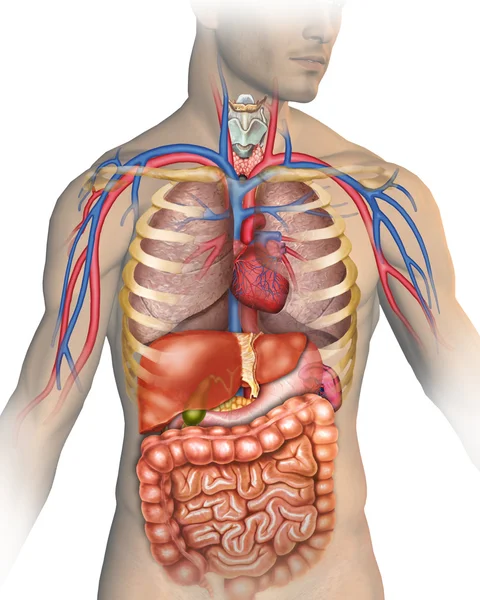
#> input picture ana.jpg, 480 x 600 px, found by its file name
$ python 'P2 ejercicio 3.py'
#> lines starting #> are read from the running program, lines starting #| are printed output that depends on the picture; after the words box and inside, x2 and y2 are one past the last pixel; in counts of white or black regions, pixels touching at a corner belong together
import cv2
import numpy as np

# Cargar imagen en color y en escala de grises
img_color = cv2.imread(r"C:\Users\Leyanet Piedra\Desktop\pdi lab\PDI\P2\ana.jpg")  # Imagen en formato BGR (color)
#> img_color is the input picture: shape (600, 480, 3); mean B, G, R 177.2, 186.7, 213

# Obtener dimensiones de la imagen
height, width, channels = img_color.shape  # Extrae altura, ancho y número de canales de la imagen
#> height = 600; width = 480; channels = 3
print(f'Dimensiones de la imagen: {width}x{height} con {channels} canales')
#| Dimensiones de la imagen: 480x600 con 3 canales

# Preprocesamiento: Convertir la imagen a escala de grises
img_gray = cv2.cvtColor(img_color, cv2.COLOR_BGR2GRAY)  # Asegura que la imagen está en escala de grises
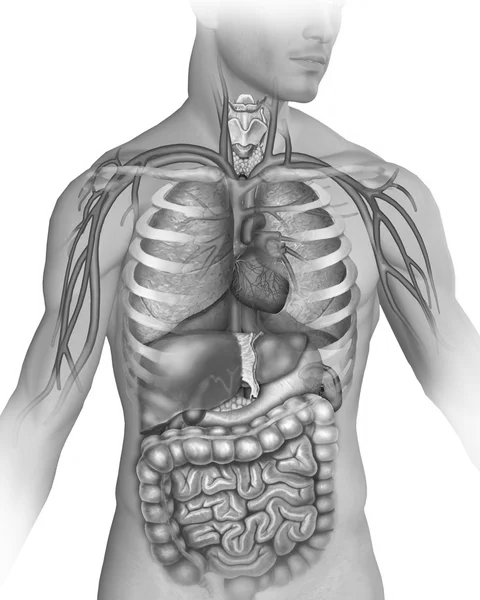
#> img_gray: shape (600, 480); min 14, max 255, mean 193.5

# Ajustar brillo y contraste (ecualización de histograma)
img_equalized = cv2.equalizeHist(img_gray)  # Aplica ecualización de histograma para mejorar el contraste
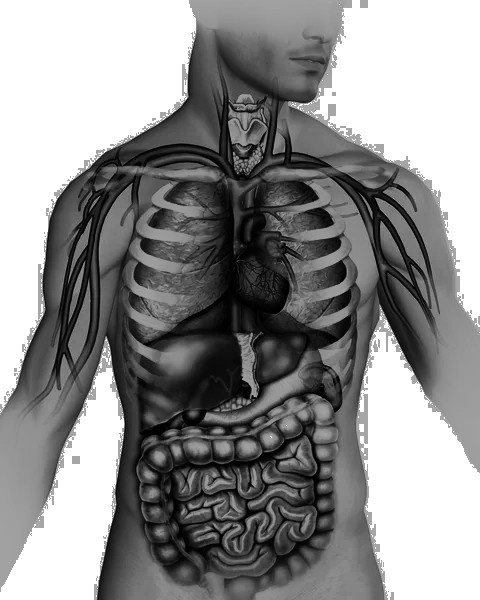
#> img_equalized: shape (600, 480); min 0, max 255, mean 143.3

# Segmentación: Aplicar umbralización
valor_umbral = 128  # Valor de umbral para binarización
_, img_bin = cv2.threshold(img_equalized, valor_umbral, 255, cv2.THRESH_BINARY_INV)  # Umbralización inversa
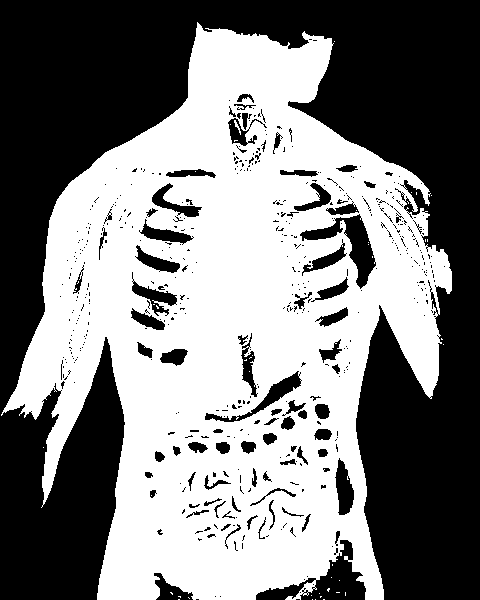
#> img_bin: shape (600, 480); 50.1% white; 504 black regions (416 under 20 px), largest, box (x1, y1, x2, y2) and area: (0, 0, 480, 600) 126385, (256, 540, 366, 600) 2329, (300, 214, 376, 289) 1683

# Separar canales de la imagen RGB
b, g, r = cv2.split(img_color)  # Separa los canales azul, verde y rojo de la imagen
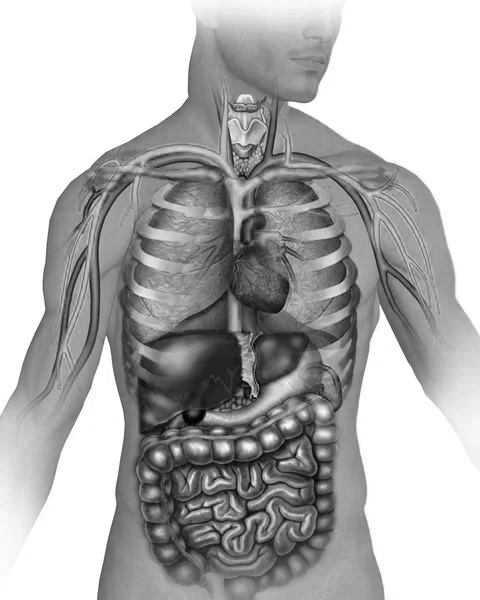
#> b: shape (600, 480); min 0, max 255, mean 177.2
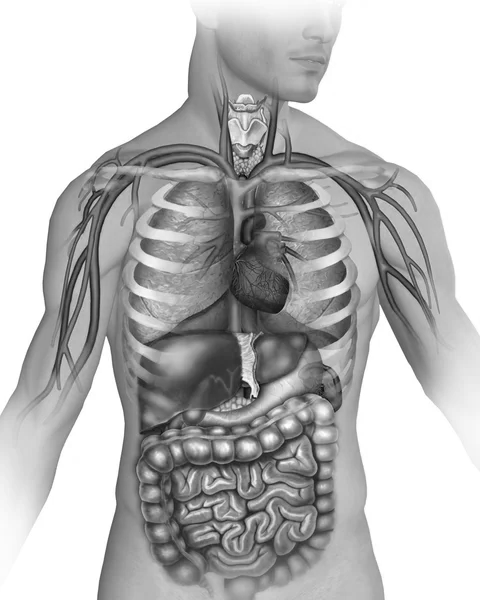
#> g: shape (600, 480); min 1, max 255, mean 186.7
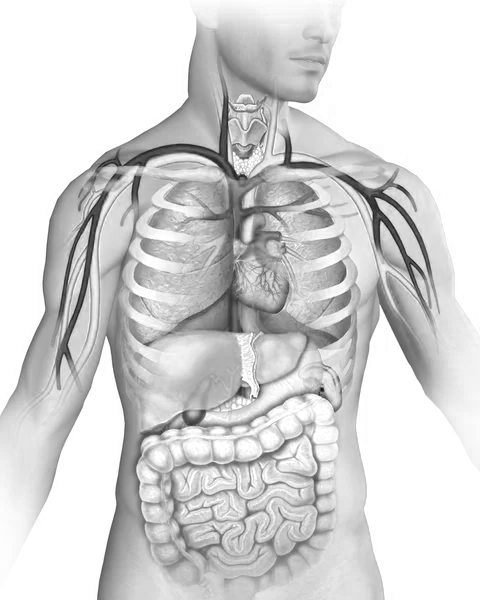
#> r: shape (600, 480); min 7, max 255, mean 213

# Análisis de características: Obtener el área del objeto segmentado
area = np.count_nonzero(img_bin)  # Cuenta los píxeles blancos en la imagen binaria (área del objeto)
#> area = 144348
print(f'Área del objeto segmentado: {area} píxeles')
#| Área del objeto segmentado: 144348 píxeles

# Extraer el bounding box del objeto
x, y, w, h = cv2.boundingRect(img_bin)  # Obtiene las coordenadas del rectángulo que encierra el objeto
#> x = 1; y = 22; w = 451; h = 578

# Dibujar el bounding box sobre la imagen en color
cv2.rectangle(img_color, (x, y), (x + w, y + h), (255, 0, 0), 2)  # Dibuja un rectángulo azul alrededor del objeto
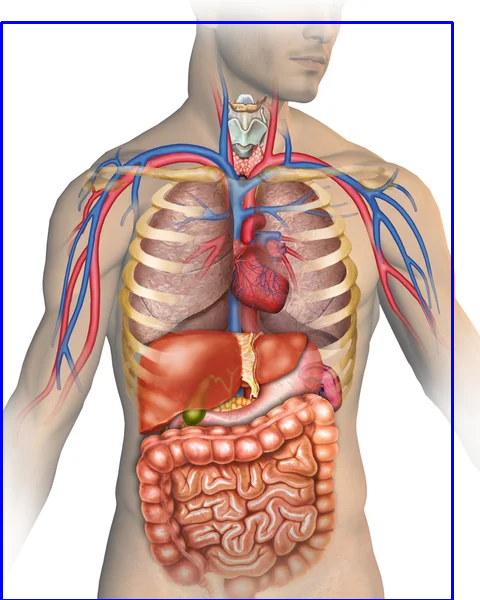
#> img_color: shape (600, 480, 3); 1.83% of pixels changed, all inside (x1, y1, x2, y2) = (0, 21, 454, 600)

# Mostrar imágenes
cv2.imshow('Imagen Original', img_color)  # Muestra la imagen original con el bounding box
cv2.imshow('Imagen en Escala de Grises', img_gray)  # Muestra la imagen en escala de grises
cv2.imshow('Imagen Ecualizada', img_equalized)  # Muestra la imagen con ecualización de histograma
cv2.imshow('Imagen Binaria', img_bin)  # Muestra la imagen binarizada tras la umbralización
cv2.waitKey(0)  # Espera a que el usuario presione una tecla
cv2.destroyAllWindows()  # Cierra todas las ventanas abiertas
